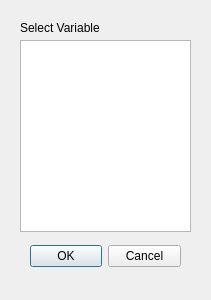
<?xml version="1.0" encoding="UTF-8"?>
<ui version="4.0">
 <class>MapVariableChooser</class>
 <widget class="QDialog" name="MapVariableChooser">
  <property name="geometry">
   <rect>
    <x>0</x>
    <y>0</y>
    <width>211</width>
    <height>300</height>
   </rect>
  </property>
  <property name="windowTitle">
   <string>Dialog</string>
  </property>
  <widget class="QDialogButtonBox" name="buttonBox">
   <property name="geometry">
    <rect>
     <x>30</x>
     <y>240</y>
     <width>151</width>
     <height>32</height>
    </rect>
   </property>
   <property name="orientation">
    <enum>Qt::Horizontal</enum>
   </property>
   <property name="standardButtons">
    <set>QDialogButtonBox::Cancel|QDialogButtonBox::Ok</set>
   </property>
  </widget>
  <widget class="QLabel" name="labelVariable">
   <property name="geometry">
    <rect>
     <x>20</x>
     <y>20</y>
     <width>81</width>
     <height>16</height>
    </rect>
   </property>
   <property name="text">
    <string>Select Variable</string>
   </property>
  </widget>
  <widget class="QListWidget" name="listWidgetVariables">
   <property name="geometry">
    <rect>
     <x>20</x>
     <y>40</y>
     <width>171</width>
     <height>192</height>
    </rect>
   </property>
  </widget>
 </widget>
 <resources/>
 <connections>
  <connection>
   <sender>buttonBox</sender>
   <signal>accepted()</signal>
   <receiver>MapVariableChooser</receiver>
   <slot>accept()</slot>
   <hints>
    <hint type="sourcelabel">
     <x>248</x>
     <y>254</y>
    </hint>
    <hint type="destinationlabel">
     <x>157</x>
     <y>274</y>
    </hint>
   </hints>
  </connection>
  <connection>
   <sender>buttonBox</sender>
   <signal>rejected()</signal>
   <receiver>MapVariableChooser</receiver>
   <slot>reject()</slot>
   <hints>
    <hint type="sourcelabel">
     <x>316</x>
     <y>260</y>
    </hint>
    <hint type="destinationlabel">
     <x>286</x>
     <y>274</y>
    </hint>
   </hints>
  </connection>
 </connections>
</ui>
